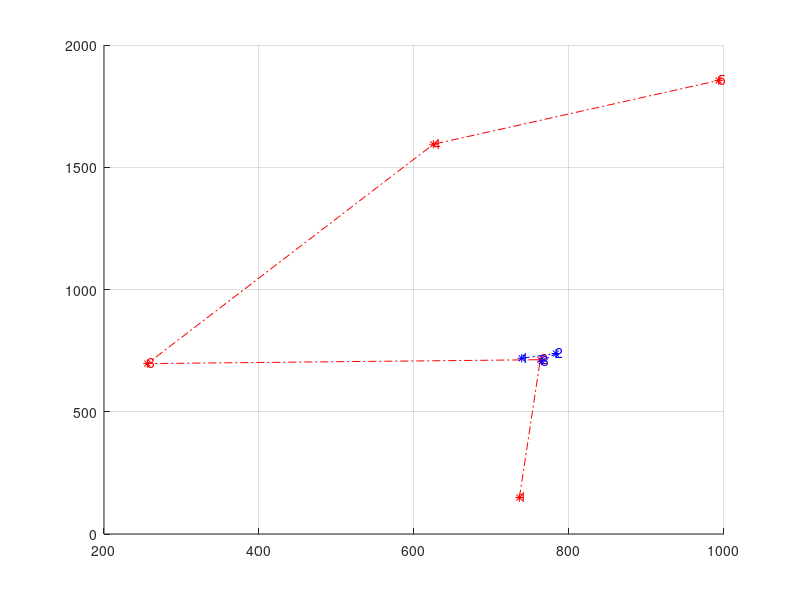

The MATLAB source for this figure:
function ssimp ()
% % % % % % % % % % % % % % % % % % % % % % % % % % % % % % % % % % % % % % 
% Coded by: Fernando Gonzalez-Herrera   - CIMAT Zacatecas
%           Carlos Lara-Alvarez         - CIMAT Zacatecas
% % % % % % % % % % % % % % % % % % % % % % % % % % % % % % % % % % % % % %
clc;
close all;
% % % % % % % % % % % % % % % % % % % % % % % % % % % % % % % % % % % % % % 
% Parameters for Frechet and scanpath comparison algorith
maxFrechet=(3*30)*sqrt(2);
maxA=maxFrechet;
dista=maxFrechet;
dista2=maxFrechet;
qgamas=3;
pung=3;
ne=3;
npe=pung-2;
% % % % % % % % % % % % % % % % % % % % % % % % % % % % % % % % % % % % % % 
% % % % % % % % % % % % % % % % % % % % % % % % % % % % % % % % % % % % % % 
% Random Walk Parameters
% ex, ey = Boundaries
% n = number of points to generate
% npoints = number of scanpath points to evaluate as pattern
    [Sal1, Sal2]=RandomWalk(50, 50, pung, maxFrechet);
%     [Sal1, Sal2]=RandomWalk2(50, 50, pung, ne, npe, maxFrechet);
    qx =Sal1(1,:)
    qy =Sal1(2,:)
    qpx=Sal2(1,:)
    qpy=Sal2(2,:)
    hold on;
    grid on
    grid minor
    plot(qx,qy,'.-.r')
    plot(qx,qy,'*r')
    for ii = 1:length(qx)
        text(qx(ii),qy(ii)+5,num2str(ii),'Color','r')
    end
    hold on;
    grid on
    grid minor
    plot(qpx,qpy,'.-.b')
    plot(qpx,qpy,'*b')
    for ii = 1:length(qpx)
        text(qpx(ii),qpy(ii)+5,num2str(ii),'Color','b')
    end
    
    
%     TWO_Esimp(qx, qy, maxFrechet)
end

function [Sal1, Sal2] = RandomWalk (ex, ey, n, maxFrechet)
% % % % % 1920x1080 Screen Resolution
% % % % % First random point within a square on the middle on the screen
% % % % % emulation atention to test
    xmin=0+ex;      xmax=1920-ex;       %ex px offset from top to bottom
    ymin=0+ey;      ymax=1080-ey;       %ey px offset from left to right
    m=n;                                %Number of points to generate
    Sal1=[]; Sal2=[]; s1=[]; s2=[]; s3=[]; s4=[];
    i=1; k=1;
% % Random Coordinates n=m
%     x1=round(xmin+rand(1,n)*(xmax-xmin))
%     y1=round(ymin+rand(1,m)*(ymax-ymin))
    
    s1=round(xmin+rand(1,1)*(xmax-xmin))
    s2=round(ymin+rand(1,1)*(ymax-ymin))
%     x2=round((randn(1,n)*30)+x1);
%     y2=round((randn(1,m)*30)+y1); 
    while i~=n+1
        pro=abs(rand(1));
        if pro>0.4
            s1=horzcat(s1, (s1(k)+(randn(1,1)*30)))
            s2=horzcat(s2, (s1(k)+(randn(1,1)*30)))
            k=k+1;
        else
            s1=horzcat(s1,round(xmin+rand(1,1)*(xmax-xmin)))
            s2=horzcat(s2,round(xmin+rand(1,1)*(xmax-xmin)))
            s3=horzcat(s3, (s1(k)+(randn(1,1)*30)));
            s4=horzcat(s4, (s2(k)+(randn(1,1)*30)));
            i=i+1;
        end
    end
    s1
    s2
%     Sal1(1,:)=x1;
%     Sal1(2,:)=y1;
    Sal1(1,:)=s1;
    Sal1(2,:)=s2;
    Sal2(1,:)=s3;
    Sal2(2,:)=s4;
%     Sal2(1,:)=real(x2);
%     Sal2(2,:)=real(y2);
end



function [Sal1, Sal2, outl] = RandomWalk2 (ex, ey, n, ne, npe, maxFrechet)
% % % % % 1920x1080 Screen Resolution
% % % % % First random point within a square on the middle on the screen
% % % % % emulation atention to test
    xmin=0+ex;      xmax=1920-ex;       %ex px offset from top to bottom
    ymin=0+ey;      ymax=1080-ey;       %ey px offset from left to right
    m=n;                                %Number of points to generate
% % Random Coordinates n=m
    x1=round(xmin+rand(1,n)*(xmax-xmin));
    y1=round(ymin+rand(1,m)*(ymax-ymin));
% % Add gaussian noise to each coordenate
    x2=round((randn(1,n)*30)+x1)
    y2=round((randn(1,m)*30)+y1)
    e = randi([1 n-npe],1,1);    
    sx=x2(1:e);
    sy=y2(1:e);
    ex=x2(e:end);
    ey=y2(e:end);
    m=[];
    for i=0:(npe-1)
        er=e+i;
        mx=round(x1(er)+(rand(1,ne)*maxFrechet));
        my=round(y1(er)+(rand(1,ne)*maxFrechet));
%         tx=horzcat(sx, ex);
%         ty=horzcat(sy, ey);
%         m=horzcat(m,mx);
        Sal1(1,:)=horzcat(sx,mx,ex);
        Sal1(2,:)=horzcat(sy,my,ey);
%         Sal1(1,:)=horzcat(x1(1:er), round((x1(er+i)-maxFrechet)+rand(1,ne)*maxFrechet), x1(er:end))
%         Sal1(2,:)=horzcat(y1(1:er), round((y1(er+i)-maxFrechet)+rand(1,ne)*maxFrechet), y1(er:end))
    end
% Add random outlier
    top=fix(n/6)
%     for i=1:top
%        pla=randi(n,1,1);
%        x2(1,pla)=round(xmin+rand(1,1)*(xmax-xmin))       
%        y2(1,pla)=round(ymin+rand(1,1)*(ymax-ymin))
%     end
% To a Sal vector
%     Sal1(1,:)=real(x1);
%     Sal1(2,:)=real(y1);
    Sal2(1,:)=real(x2);
    Sal2(2,:)=real(y2);
    outl=top;
end

function [simp] = TWO_Esimp (scx, scy, maxFrechet)
    if size(scx,2)==size(scy,2)
        i0=2; i1=size(scx,2);
        for i=i0:i1
            fprintf('###############   Run %i      ############### \n',i);
            pi1=[scx(1);scy(1);1];
            pf1=[scx(i);scy(i);1];
            fprintf('###############   Recta entre (%i, %i)  a (%i, %i)\n',scx(1),scy(1),scx(i),scy(i));
            l1=cross(pi1,pf1);
            ll1=l1(1:2,1);
            k1=1/sqrt(dot(ll1,ll1));
            eq1=k1*l1;
            for i=1:i1-i0
                fprintf('###############   Puntos %i',1);
                l2dots(i)=dot(eq1,[scx(i);scy(i);1]);
            end
            l2dots=abs(l2dots)
            l2dot=l2dots;
            l2dot=l2dot(l2dot>0);
            l2dot=l2dot(l2dot<=maxFrechet)
            for i=1:size(l2dots,2)
                for j=1:size(l2dot,2)
                    find(l2dots(i)==l2dot(j))
                end
            end
        end
    end
end
